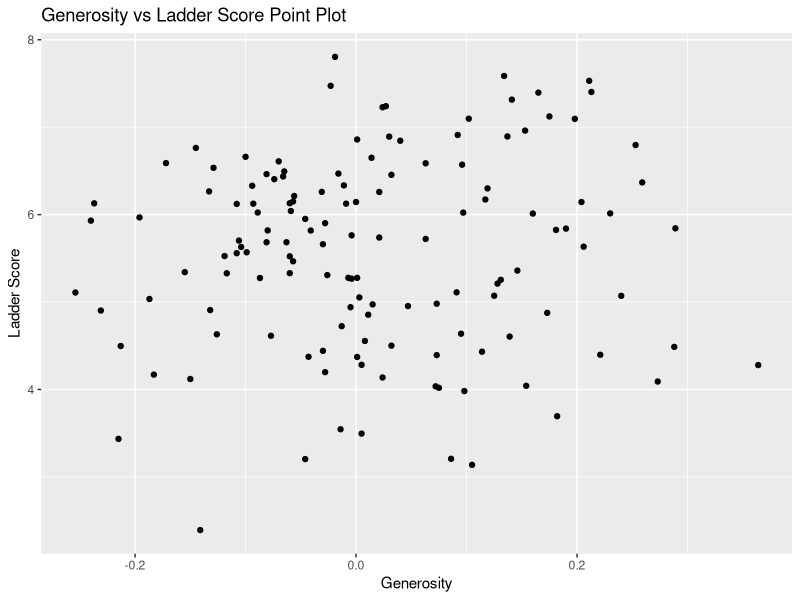
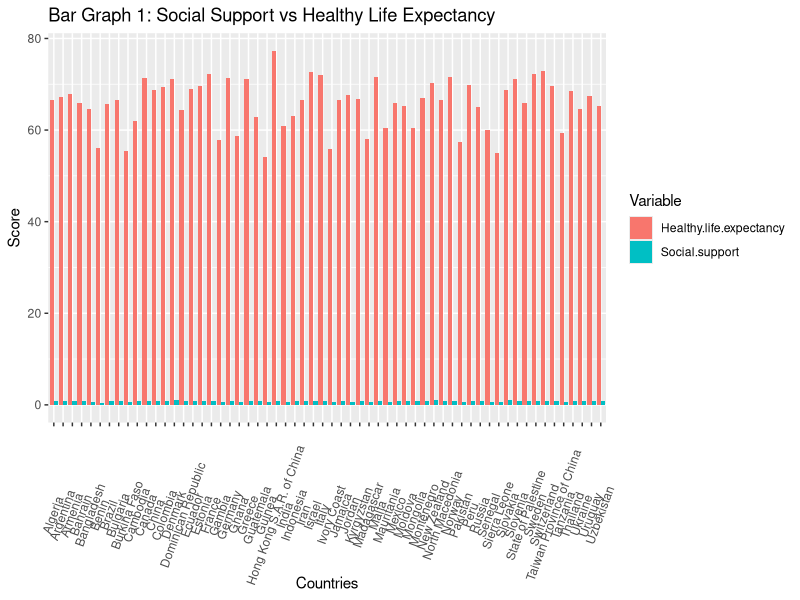
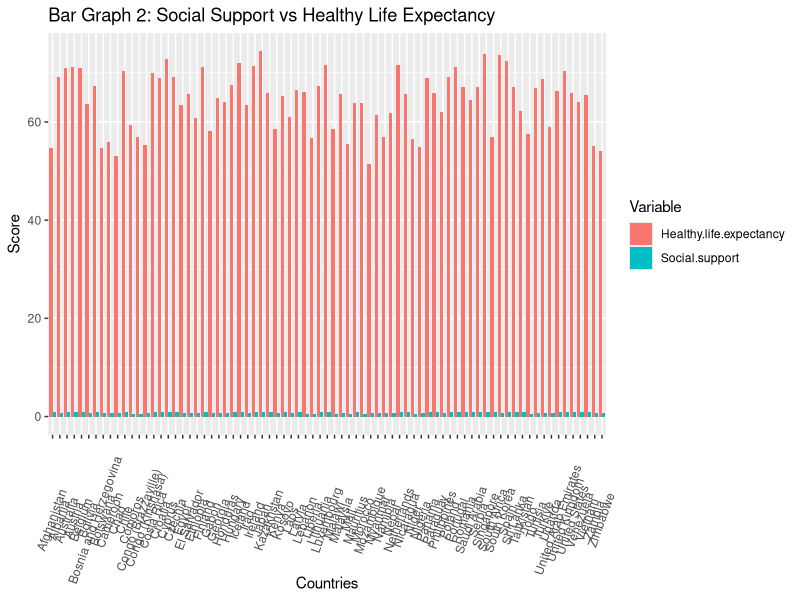

Generate these figures, in order, with R:
# Data Pre-processing


# 2a) Load Dataset
whr_df = read.csv("WHR2023.csv")
head(whr_df)

# 2b) Get dimensions of dataset
dim(whr_df)

# 2c) get datatype of each column
datatypes <- sapply(whr_df, class)
datatypes

# 2d) Handle outliers
# function to identify outliers
identify_outliers <- function(x, y) {
  # calculate z score for each value
  # scale() function can also be used as alternative
  z_scores <- abs((x - mean(y, na.rm = TRUE)) / sd(y, na.rm = TRUE))
  outliers <- x[z_scores > 3]
  return(outliers)
}

# Excluding country names
col_check = names(whr_df) != "Country.name"
# Checking for outliers
outliers <- mapply(identify_outliers, whr_df[col_check], whr_df[col_check])
print(outliers)

# function to replace outliers with median
handle_outliers <- function(df){
  for (col in names(df)){
    outliers <- identify_outliers(df[[col]], df[[col]])
    if (length(outliers) > 0){
      # Replace outliers with median
      df[[col]][df[[col]] %in% outliers] <- median(df[[col]], na.rm = TRUE)
    }
  }
  return(df)
}

# Replacing outliers with median value
filtered_df <- handle_outliers(whr_df[col_check])
# Checking for outliers after replacement
filtered_df["Country.name"] <- whr_df["Country.name"]
new_outliers <- mapply(identify_outliers, 
                       filtered_df[names(filtered_df) != "Country.name"], whr_df[col_check])
print(new_outliers)

# 2e) Impute missing data
# Checking for missing data
colSums(is.na(filtered_df))

# 3a) Generosity vs Ladder point graph
# Import visualization package
library(ggplot2)
# Visualize the Generosity vs Ladder point graph
gen_vs_lad <- ggplot(filtered_df, aes(x=Generosity, y=Ladder.score))+
  geom_point() + ylab("Ladder Score") + 
  ggtitle("Generosity vs Ladder Score Point Plot")
gen_vs_lad

# Checking correlation between Generosity and Ladder Score
cor(filtered_df$Generosity, filtered_df$Ladder.score)

# 3b) Social Support vs Healthy Life Expectancy Bar Graph

library(tidyr) # To format data
library(dplyr) # For data manipulation
# Excluding the 2 variables to be analyzed from a list
bar_df <- select(filtered_df, "Social.support", 
                 "Healthy.life.expectancy", "Country.name")

# Split dataset for better representation
# Set the seed for reproducibility (optional)
set.seed(43)
# Split dataset
sample <- sample(c(TRUE, FALSE), nrow(bar_df), replace = TRUE, prob=c(0.5,0.5))
bar_df1 <- bar_df[sample,]
bar_df2 <- bar_df[!sample,]
bar_df1
bar_df2


# Formatting data
data_long1 <- gather(bar_df1, key = "Variable", value = "Value", -Country.name)
data_long2 <- gather(bar_df2, key = "Variable", value = "Value", -Country.name)
# Visualize Social Support vs Healthy Life Expectancy bar graph
soc_vs_life.exp1 <- ggplot(data_long1, 
                      aes(x = Country.name, y = Value, fill = Variable)) +
                      geom_bar(stat = "identity", position = "dodge") +
                      xlab("Countries") +
                      ylab("Score") +
                      ggtitle("Bar Graph 1: Social Support vs Healthy Life Expectancy") +
                          theme(axis.text.x = element_text(angle = 70, vjust = 0.4))
soc_vs_life.exp2 <- ggplot(data_long2, 
                      aes(x = Country.name, y = Value, fill = Variable)) +
                      geom_bar(stat = "identity", position = "dodge") +
                      xlab("Countries") +
                      ylab("Score") +
                      ggtitle("Bar Graph 2: Social Support vs Healthy Life Expectancy") +
                      theme(axis.text.x = element_text(angle = 70, vjust = 0.4))
soc_vs_life.exp1
soc_vs_life.exp2
# Checking correlation between Social Support and Healthy life expectancy
cor(filtered_df$Social.support, filtered_df$Healthy.life.expectancy)

# Question 4
# Extract  columns to find correlation with happiness/ladder score
factors_col = c("Logged.GDP.per.capita", "Social.support",
                "Healthy.life.expectancy", 
                "Freedom.to.make.life.choices",
                "Generosity", "Perceptions.of.corruption")
# Labels of columns
factors_label = c("Economic Production",
                  "Social Support",
                  "Healthy Life Expectancy",
                  "Freedom", "Absence of Corruption",
                  "Generosity")
# Set the iteration range
range <- 1:length(factors_col)
range
# Calculate the correlation score between happiness score and each 6 factor
for (i in range){
  cat("Happiness vs", factors_label[i], "correlation score: " 
        , cor(filtered_df$Ladder.score, filtered_df[[factors_col[i]]]), "\n")
}

# 5) analyzing Malaysia's metrics
malaysia_row <- filtered_df[filtered_df$Country.name == "Malaysia",]
cat("Highest economic production score:", max(filtered_df$Logged.GDP.per.capita))
economic_prod <- select(filtered_df, "Country.name", "Logged.GDP.per.capita", "Ladder.score")
economic_prod
factors_df <- select(filtered_df, "Logged.GDP.per.capita", "Social.support",
                     "Healthy.life.expectancy", 
                     "Freedom.to.make.life.choices",
                     "Generosity", "Perceptions.of.corruption",
                     "Ladder.score")
best_country <- filtered_df[filtered_df$Ladder.score == max(filtered_df$Ladder.score),]
best_country
